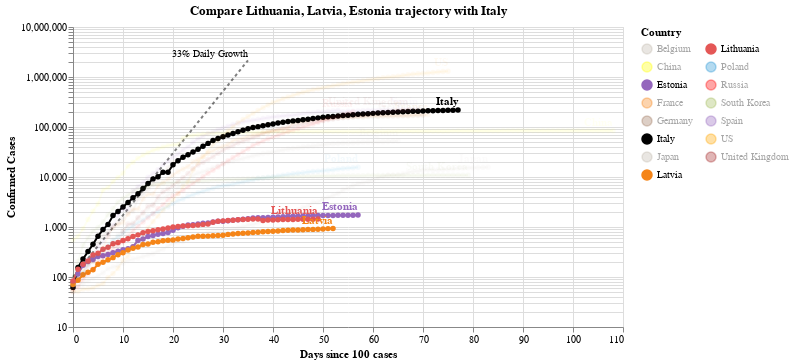

The code cell stored with this chart in its notebook:
### Code cell
#hide_input
chart3 = make_since_chart(dff2, ['Lithuania', 'Latvia', 'Estonia'], baseline_countries)
chart3

### Figure 1 — Vega-Lite specification as saved in the notebook (floating-point values rounded to 4 significant figures; data arrays with more than 128 entries replaced by an {"elided": "..."} marker saying what was removed)
{"config": {"view": {"continuousWidth": 400, "continuousHeight": 300}}, "layer": [{"mark": {"type": "line", "color": "black", "opacity": 0.5, "strokeDash": [3, 3]}, "encoding": {"x": {"type": "quantitative", "field": "Days since 100 cases"}, "y": {"type": "quantitative", "field": "Confirmed Cases"}}}, {"mark": {"type": "text", "align": "right", "dy": -6, "fontSize": 10, "text": "33% Daily Growth"}, "encoding": {"x": {"type": "quantitative", "field": "Days since 100 cases"}, "y": {"type": "quantitative", "field": "Confirmed Cases"}}, "transform": [{"filter": "(datum['Days since 100 cases'] >= 35)"}]}, {"data": {"name": "data-d5d406530cb620dbbd307869c3b6e9d6"}, "mark": {"type": "line", "point": true}, "encoding": {"color": {"type": "nominal", "field": "Country", "legend": {"columns": 2}, "scale": {"domain": ["Belgium", "China", "Estonia", "France", "Germany", "Italy", "Japan", "Latvia", "Lithuania", "Poland", "Russia", "South Korea", "Spain", "US", "United Kingdom"], "range": ["#C1B7AD", "yellow", "#9467bd", "#F58518", "#9D755D", "black", "#C1B7AD", "#F58518", "#E45756", "#2495D3", "red", "#A1BA59", "#9467bd", "orange", "brown"]}}, "opacity": {"condition": {"value": 1, "selection": "selector002"}, "value": 0.05}, "tooltip": [{"type": "nominal", "field": "Country"}, {"type": "temporal", "field": "Date"}, {"type": "quantitative", "field": "Confirmed Cases"}, {"type": "quantitative", "field": "Days since 100 cases"}], "x": {"type": "quantitative", "field": "Days since 100 cases"}, "y": {"type": "quantitative", "field": "Confirmed Cases", "scale": {"type": "log"}}}, "selection": {"selector002": {"type": "multi", "fields": ["Country"], "bind": "legend", "init": [{"Country": "Lithuania"}, {"Country": "Latvia"}, {"Country": "Estonia"}, {"Country": "Italy"}]}}, "width": 550}, {"data": {"name": "data-d5d406530cb620dbbd307869c3b6e9d6"}, "mark": {"type": "text", "align": "right", "dy": -8, "fontWeight": "bold"}, "encoding": {"color": {"type": "nominal", "field": "Country", "legend": {"columns": 2}, "scale": {"domain": ["Belgium", "China", "Estonia", "France", "Germany", "Italy", "Japan", "Latvia", "Lithuania", "Poland", "Russia", "South Korea", "Spain", "US", "United Kingdom"], "range": ["#C1B7AD", "yellow", "#9467bd", "#F58518", "#9D755D", "black", "#C1B7AD", "#F58518", "#E45756", "#2495D3", "red", "#A1BA59", "#9467bd", "orange", "brown"]}}, "opacity": {"condition": {"value": 1, "selection": "selector002"}, "value": 0.05}, "text": {"type": "nominal", "field": "Country"}, "tooltip": [{"type": "nominal", "field": "Country"}, {"type": "temporal", "field": "Date"}, {"type": "quantitative", "field": "Confirmed Cases"}, {"type": "quantitative", "field": "Days since 100 cases"}], "x": {"type": "quantitative", "field": "Days since 100 cases"}, "y": {"type": "quantitative", "field": "Confirmed Cases", "scale": {"type": "log"}}}, "transform": [{"filter": "(datum['Date'] >= 1588982400000)"}], "width": 550}], "data": {"name": "data-c1a3bbf4dd040f2e7e8e7a69520e3c2a"}, "title": "Compare Lithuania, Latvia, Estonia trajectory with Italy", "$schema": "https://vega.github.io/schema/vega-lite/v4.0.2.json", "datasets": {"data-c1a3bbf4dd040f2e7e8e7a69520e3c2a": [{"Days since 100 cases": 0, "Confirmed Cases": 100.0}, {"Days since 100 cases": 1, "Confirmed Cases": 133.0}, {"Days since 100 cases": 2, "Confirmed Cases": 176.9}, {"Days since 100 cases": 3, "Confirmed Cases": 235.3}, {"Days since 100 cases": 4, "Confirmed Cases": 312.9}, {"Days since 100 cases": 5, "Confirmed Cases": 416.2}, {"Days since 100 cases": 6, "Confirmed Cases": 553.5}, {"Days since 100 cases": 7, "Confirmed Cases": 736.1}, {"Days since 100 cases": 8, "Confirmed Cases": 979.1}, {"Days since 100 cases": 9, "Confirmed Cases": 1302.0}, {"Days since 100 cases": 10, "Confirmed Cases": 1732.0}, {"Days since 100 cases": 11, "Confirmed Cases": 2303.0}, {"Days since 100 cases": 12, "Confirmed Cases": 3064.0}, {"Days since 100 cases": 13, "Confirmed Cases": 4074.0}, {"Days since 100 cases": 14, "Confirmed Cases": 5419.0}, {"Days since 100 cases": 15, "Confirmed Cases": 7207.0}, {"Days since 100 cases": 16, "Confirmed Cases": 9586.0}, {"Days since 100 cases": 17, "Confirmed Cases": 12750.0}, {"Days since 100 cases": 18, "Confirmed Cases": 16960.0}, {"Days since 100 cases": 19, "Confirmed Cases": 22550.0}, {"Days since 100 cases": 20, "Confirmed Cases": 29990.0}, {"Days since 100 cases": 21, "Confirmed Cases": 39890.0}, {"Days since 100 cases": 22, "Confirmed Cases": 53060.0}, {"Days since 100 cases": 23, "Confirmed Cases": 70560.0}, {"Days since 100 cases": 24, "Confirmed Cases": 93850.0}, {"Days since 100 cases": 25, "Confirmed Cases": 124800.0}, {"Days since 100 cases": 26, "Confirmed Cases": 166000.0}, {"Days since 100 cases": 27, "Confirmed Cases": 220800.0}, {"Days since 100 cases": 28, "Confirmed Cases": 293700.0}, {"Days since 100 cases": 29, "Confirmed Cases": 390600.0}, {"Days since 100 cases": 30, "Confirmed Cases": 519500.0}, {"Days since 100 cases": 31, "Confirmed Cases": 690900.0}, {"Days since 100 cases": 32, "Confirmed Cases": 918900.0}, {"Days since 100 cases": 33, "Confirmed Cases": 1222000.0}, {"Days since 100 cases": 34, "Confirmed Cases": 1625000.0}, {"Days since 100 cases": 35, "Confirmed Cases": 2162000.0}], "data-d5d406530cb620dbbd307869c3b6e9d6": {"elided": "1050 records"}}}
